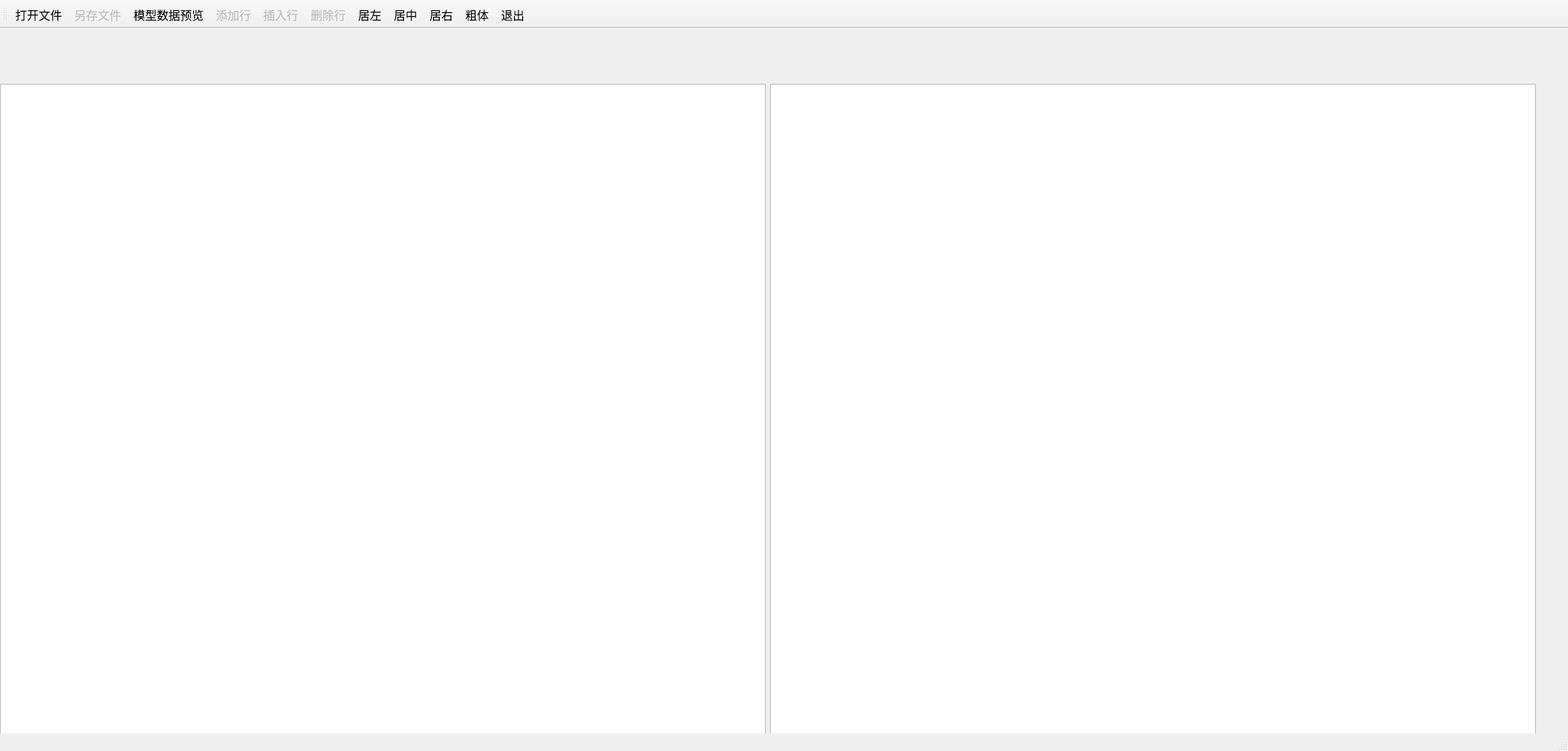
<?xml version="1.0" encoding="UTF-8"?>
<ui version="4.0">
 <class>TestStandardItemModel</class>
 <widget class="QMainWindow" name="TestStandardItemModel">
  <property name="geometry">
   <rect>
    <x>0</x>
    <y>0</y>
    <width>2150</width>
    <height>1030</height>
   </rect>
  </property>
  <property name="minimumSize">
   <size>
    <width>2150</width>
    <height>1000</height>
   </size>
  </property>
  <property name="font">
   <font>
    <family>Times New Roman</family>
    <pointsize>12</pointsize>
   </font>
  </property>
  <property name="windowTitle">
   <string>TestStandardItemModel</string>
  </property>
  <widget class="QWidget" name="centralwidget">
   <widget class="QWidget" name="">
    <property name="geometry">
     <rect>
      <x>0</x>
      <y>0</y>
      <width>2108</width>
      <height>1052</height>
     </rect>
    </property>
    <layout class="QHBoxLayout" name="horizontalLayout">
     <item>
      <widget class="QPlainTextEdit" name="plainTextEdit">
       <property name="minimumSize">
        <size>
         <width>1050</width>
         <height>900</height>
        </size>
       </property>
       <property name="maximumSize">
        <size>
         <width>1050</width>
         <height>900</height>
        </size>
       </property>
       <property name="lineWrapMode">
        <enum>QPlainTextEdit::NoWrap</enum>
       </property>
      </widget>
     </item>
     <item>
      <widget class="QTableView" name="tableView">
       <property name="minimumSize">
        <size>
         <width>1050</width>
         <height>900</height>
        </size>
       </property>
       <property name="maximumSize">
        <size>
         <width>1050</width>
         <height>900</height>
        </size>
       </property>
       <property name="editTriggers">
        <set>QAbstractItemView::AnyKeyPressed|QAbstractItemView::DoubleClicked|QAbstractItemView::EditKeyPressed|QAbstractItemView::SelectedClicked</set>
       </property>
       <property name="alternatingRowColors">
        <bool>true</bool>
       </property>
      </widget>
     </item>
    </layout>
   </widget>
  </widget>
  <widget class="QMenuBar" name="menubar">
   <property name="geometry">
    <rect>
     <x>0</x>
     <y>0</y>
     <width>2150</width>
     <height>23</height>
    </rect>
   </property>
  </widget>
  <widget class="QStatusBar" name="statusBar"/>
  <widget class="QToolBar" name="toolBar">
   <property name="enabled">
    <bool>true</bool>
   </property>
   <property name="windowTitle">
    <string>toolBar</string>
   </property>
   <property name="toolButtonStyle">
    <enum>Qt::ToolButtonTextBesideIcon</enum>
   </property>
   <attribute name="toolBarArea">
    <enum>TopToolBarArea</enum>
   </attribute>
   <attribute name="toolBarBreak">
    <bool>false</bool>
   </attribute>
   <addaction name="actOpen"/>
   <addaction name="actSave"/>
   <addaction name="actModelData"/>
   <addaction name="actAppend"/>
   <addaction name="actInsert"/>
   <addaction name="actDelete"/>
   <addaction name="actAlignLeft"/>
   <addaction name="actAlignCenter"/>
   <addaction name="actAlignRight"/>
   <addaction name="actFontBold"/>
   <addaction name="actExit"/>
  </widget>
  <action name="actOpen">
   <property name="icon">
    <iconset>
     <normaloff>icons/306.bmp</normaloff>icons/306.bmp</iconset>
   </property>
   <property name="text">
    <string>打开文件</string>
   </property>
   <property name="toolTip">
    <string>打开文件</string>
   </property>
  </action>
  <action name="actAppend">
   <property name="checkable">
    <bool>false</bool>
   </property>
   <property name="checked">
    <bool>false</bool>
   </property>
   <property name="enabled">
    <bool>false</bool>
   </property>
   <property name="icon">
    <iconset>
     <normaloff>icons/append.bmp</normaloff>icons/append.bmp</iconset>
   </property>
   <property name="text">
    <string>添加行</string>
   </property>
   <property name="toolTip">
    <string>添加一行</string>
   </property>
  </action>
  <action name="actSave">
   <property name="enabled">
    <bool>false</bool>
   </property>
   <property name="icon">
    <iconset>
     <normaloff>icons/save.bmp</normaloff>icons/save.bmp</iconset>
   </property>
   <property name="text">
    <string>另存文件</string>
   </property>
   <property name="toolTip">
    <string>表格内容另存为文件</string>
   </property>
  </action>
  <action name="actInsert">
   <property name="enabled">
    <bool>false</bool>
   </property>
   <property name="icon">
    <iconset>
     <normaloff>icons/306.bmp</normaloff>icons/306.bmp</iconset>
   </property>
   <property name="text">
    <string>插入行</string>
   </property>
   <property name="toolTip">
    <string>插入一行</string>
   </property>
  </action>
  <action name="actDelete">
   <property name="enabled">
    <bool>false</bool>
   </property>
   <property name="icon">
    <iconset>
     <normaloff>icons/delete.bmp</normaloff>icons/delete.bmp</iconset>
   </property>
   <property name="text">
    <string>删除行</string>
   </property>
   <property name="toolTip">
    <string>删除当前行</string>
   </property>
  </action>
  <action name="actExit">
   <property name="icon">
    <iconset>
     <normaloff>icons/exit.bmp</normaloff>icons/exit.bmp</iconset>
   </property>
   <property name="text">
    <string>退出</string>
   </property>
   <property name="toolTip">
    <string>退出</string>
   </property>
  </action>
  <action name="actModelData">
   <property name="icon">
    <iconset>
     <normaloff>icons/import1.bmp</normaloff>icons/import1.bmp</iconset>
   </property>
   <property name="text">
    <string>模型数据预览</string>
   </property>
   <property name="toolTip">
    <string>模型数据显示到文本框里</string>
   </property>
  </action>
  <action name="actAlignLeft">
   <property name="icon">
    <iconset>
     <normaloff>icons/508.bmp</normaloff>icons/508.bmp</iconset>
   </property>
   <property name="text">
    <string>居左</string>
   </property>
   <property name="toolTip">
    <string>文字左对齐</string>
   </property>
  </action>
  <action name="actAlignCenter">
   <property name="icon">
    <iconset>
     <normaloff>icons/510.bmp</normaloff>icons/510.bmp</iconset>
   </property>
   <property name="text">
    <string>居中</string>
   </property>
   <property name="toolTip">
    <string>文字居中</string>
   </property>
  </action>
  <action name="actAlignRight">
   <property name="icon">
    <iconset>
     <normaloff>icons/512.bmp</normaloff>icons/512.bmp</iconset>
   </property>
   <property name="text">
    <string>居右</string>
   </property>
   <property name="toolTip">
    <string>文字右对齐</string>
   </property>
  </action>
  <action name="actFontBold">
   <property name="checkable">
    <bool>true</bool>
   </property>
   <property name="icon">
    <iconset>
     <normaloff>icons/500.bmp</normaloff>icons/500.bmp</iconset>
   </property>
   <property name="text">
    <string>粗体</string>
   </property>
   <property name="toolTip">
    <string>粗体字体</string>
   </property>
  </action>
 </widget>
 <resources/>
 <connections/>
</ui>
